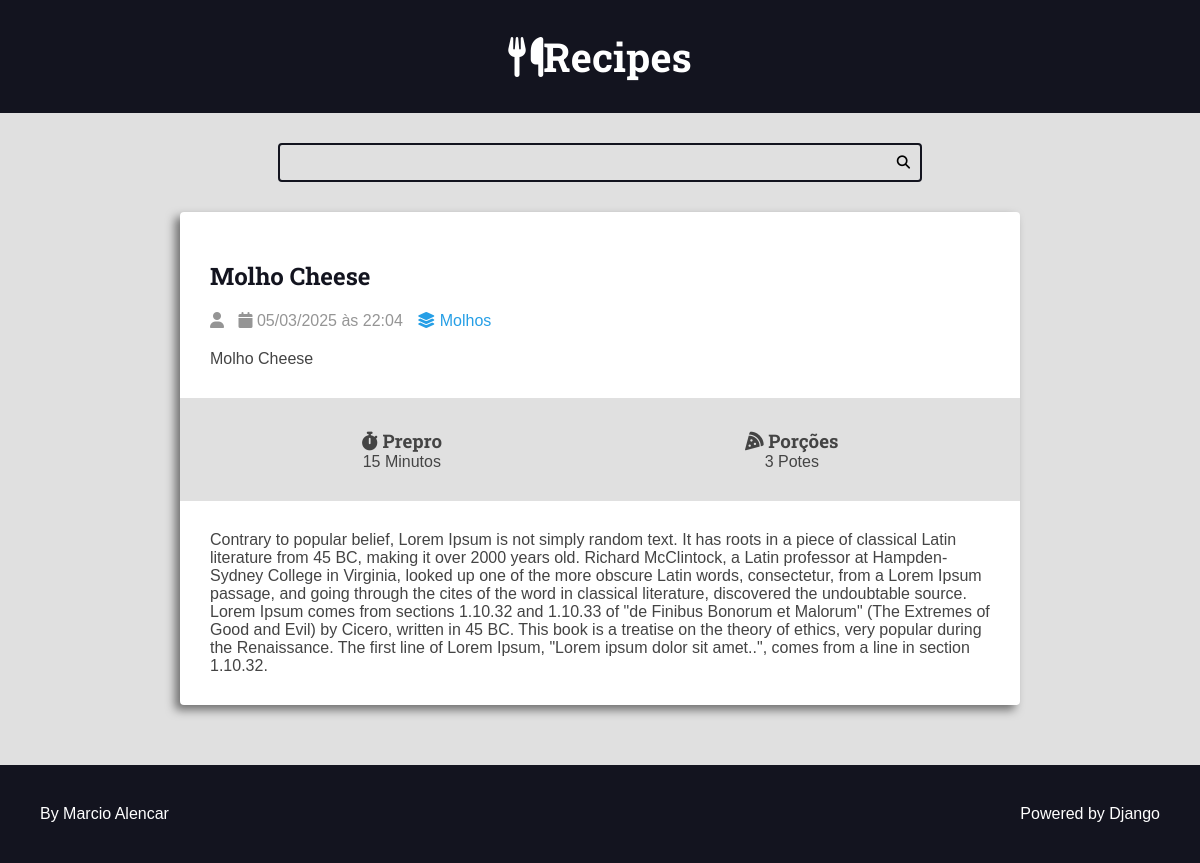
/recipes/10/, run on an earlier commit of the app's database.
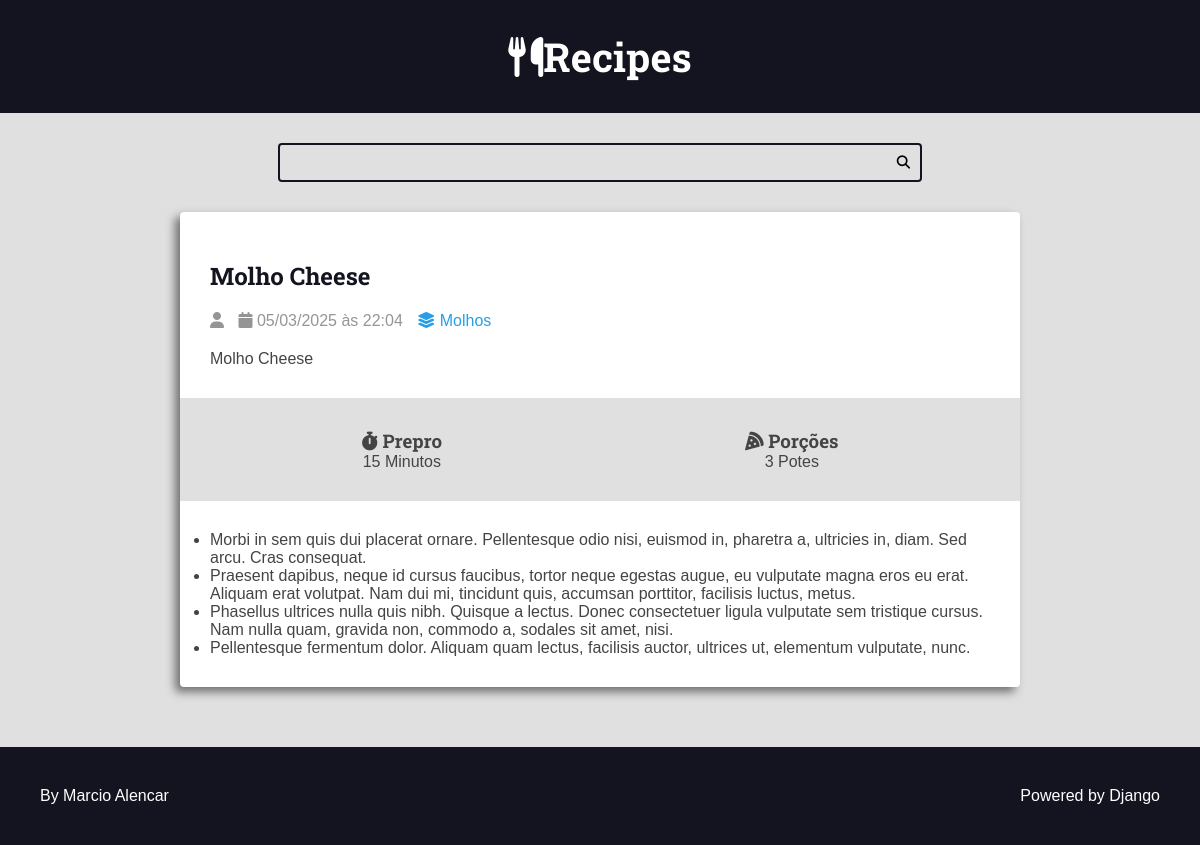
And on a later commit of the database.
### recipes/models.py (models this page shows, shortened)
class Recipe(models.Model):
        title = models.CharField(max_length=65)
        description = models.CharField(max_length=165)
        slug = models.SlugField()
        preparation_time =  models.IntegerField()
        preparation_time_unit =  models.CharField(max_length=65)
        servings =  models.IntegerField()
        servings_unit = models.CharField(max_length=65)
        preparation_steps =  models.TextField()
        created_at =  models.DateTimeField(auto_now_add=True)
        updated_at = models.DateTimeField(auto_now=True)
        prepartion_steps_is_html = models.BooleanField(default=False)
        is_published = models.BooleanField(default=False)
        cover = models.ImageField(upload_to='recipes/covers/%Y/%m/%d/', blank=True, default='')
        category = models.ForeignKey(
                Category, on_delete=models.SET_NULL, null=True
        )
        author = models.ForeignKey(
                User, on_delete=models.SET_NULL, null= True
        )

class Category(models.Model):
        name = models.CharField(max_length=65)

### recipes/views.py (the view)
# urls.py: path('recipes/<int:id>/', views.recipe, name='recipe'),
def recipe(request, id):
    recipe = get_object_or_404(Recipe, pk=id, is_published=True)
    return render(request, 'recipes/pages/recipe-viwe.html', context={
        'recipe': recipe,
        'is_datail_page': True,
    })

### recipes/templates/recipes/pages/recipe-viwe.html (shortened to what this page needs)
{% extends "global/base.html" %}
{% block content %}
<div class="main-content main-content-detail container">
    {% include "recipes/partials/recipe.html" %}
</div>
{% endblock content %}

### base_templates/global/base.html (shortened to what this page needs)
    {% include "recipes/partials/head.html" %}
</head>
<body>
    {% include "recipes/partials/header.html" %}
    {% include "recipes/partials/search.html" %}
    <main class="main-content-container">
        <div class="main-content main-content-list container">
            {% block content %}{% endblock content %}
        </div>
    </main>
    {% include "recipes/partials/footer.html" %}
</body>
</html>

### recipes/templates/recipes/partials/head.html (shortened to what this page needs)
<!DOCTYPE html>
{% load static %}
<html lang="en">
<head>
    <link rel="stylesheet" href="https://cdnjs.cloudflare.com/ajax/libs/font-awesome/6.7.2/css/brands.min.css" />
    <link rel="stylesheet" href="https://cdnjs.cloudflare.com/ajax/libs/font-awesome/6.7.2/css/fontawesome.min.css" />
    <link rel="stylesheet" href="https://cdnjs.cloudflare.com/ajax/libs/font-awesome/6.7.2/css/solid.min.css" />
    <link rel="stylesheet" href="{% static 'recipes/css/style.css' %}">

### recipes/templates/recipes/partials/header.html
<header class="main-header-contaniner">
    <div class="main-hedear container">
        <h1>
            <a class="main-logo"  href="{% url 'recipes:home' %}">
                <i class="fa-solid fa-utensils main-logo-icon"></i>
                <span class="main-logo-text">Recipes</span>
            </a>
        </h1>
    </div>
</header>

### recipes/templates/recipes/partials/search.html
<div class="search-container">
    <div class="container">
        <form action="" class="search-form">
            <input type="search" class="search-input" name="" id="">
            <button type="submit" class="search-button"><i class="fa-solid fa-search"></i></button>
        </form>
    </div>
</div>

### recipes/templates/recipes/partials/recipe.html (shortened to what this page needs)
<div class="recipe recipe-list-item">
    <div class="recipe-cover">
    </div>
    <div class="recipe-title-container">
        <a href="{% url 'recipes:recipe' recipe.id %}">
            <h2 class="recipe-title">{{  recipe.title }}</h2>
        </a>
    </div>
    <div class="recipe-author">
        <span class="recipe-author-item">
            <i class="fa-solid fa-user"></i>
        </span>
        <span class="recipe-author-item">
            <i class="fa-solid fa-calendar"></i>
            {{ recipe.created_at|date:"d/m/Y" }} às {{ recipe.created_at|date:"H:i" }}
        </span>
        <span class="recipe-author-item">
            <a href="{% url 'recipes:category' recipe.category.id %}">
                <i class="fa-solid fa-layer-group"></i>
                <span>{{recipe.category.name}}</span>
            </a>
        </span>
    </div>
    <div class="recipe-content">
        <p>{{recipe.description}}</p>
    </div>
    <div class="recipe-meta-container">
        <div class="recipe-meta recipe-preparation">
            <h3 class="recipe-meta-title">
                <i class="fa-solid fa-stopwatch"></i>
                Prepro
            </h3>
            <div class="recipe-meta-text">
                {{recipe.preparation_time}} {{recipe.preparation_time_unit}}
            </div>
        </div>
        <div class="recipe-meta recipe-servings">
            <h3 class="recipe-meta-title">
                <i class="fa-solid fa-pizza-slice"></i>
                Porções
            </h3>
            <div class="recipe-meta-text">
                {{recipe.servings}} {{recipe.servings_unit}}
            </div>
        </div>
    </div>
    {% if not is_datail_page %}
        <footer class="recipe-footer">
            <a href="{% url 'recipes:recipe' recipe.id %}" class="recipe-read-more button button-dark button-full-width">
                <i class="fa-solid fa-eye"></i>
                <span>Ver Mais...</span>
            </a>
        </footer>
    {% else %}
        <div class="preparation_steps">
            {% if recipe.prepartion_steps_is_html is True %}
                {{recipe.preparation_steps|safe}}
            {% else %}
                {{recipe.preparation_steps|linebreaksbr}}
            {% endif %}
        </div>
    {% endif %}
  </div>

### recipes/templates/recipes/partials/footer.html
<footer class="main-footer">
    <div class="developer">
        <a href="">By Marcio Alencar</a>
    </div>
    <div class="powered">
        <a href="">Powered by Django</a>
    </div>
</footer>

### recipes/static/recipes/css/style.css (style rules this page uses)
:root { --color-primary: #269fe6; --color-primary-hover: #2086c2; --color-primary-dark: #13141f; --color-primary-dark-hover: #212336; --color-primary-light: #d4ecfa; --color-primary-light-hover: #bdd8e7; --color-white: #fff; --color-black: #000; --color-dark-text: #444; --color-info-light: #cce5ff; --color-debug-light: #cce5ff; --color-success-light: #d4edda; --color-alert-light: #fff3cd; --color-warning-light: #fff3cd; --color-error-light: #f8d7da; --color-info-dark: #4d86c4; --color-debug-dark: #4d86c4; --color-success-dark: #4a9c5d; --color-alert-dark: #927f40; --color-warning-dark: #927f40; --color-error-dark: #da525d; --color-gray-0: #f9f9f9; --color-gray-1: #e0e0e0; --color-gray-2: #c7c7c7; --color-gray-3: #aeaeae; --color-gray-4: #959595; --color-gray-5: #7d7d7d; --color-gray-6: #646464; --color-gray-7: #4b4b4b; --color-gray-8: #323232; --color-gray-9: #191919; --font-primary: sans-serif; --font-headings: 'Roboto Slab', serif; --spacing-gutter-medium: 3rem; --spacing-gutter-large: 4rem; }
* { padding: 0; margin: 0; box-size: border-box; }
html { font-size: 62.5%; background: var(--color-gray-1); }
body { font-size: 1.6rem; font-family: var(--font-primary); background: var(--color-gray-1); color: var(--color-dark-text); }
h1,h2,h3,h4,h5,h6 { font-family: var(--font-headings); }
.container { max-width: 144rem; margin: 0 auto; padding: var(--spacing-gutter-medium); }
.main-header-contaniner { background: var(--color-primary-dark) }
.main-logo { font-size: 4rem; color: var(--color-white); text-decoration: none; text-decoration: none; display: flex; flex-flow: row nowwrap; align-items: center; justify-content: center; width: fit-content; margin: 0 auto; }
.search-form { border: .2rem solid var(--color-primary-dark); max-width: 64rem; margin: 0 auto; border-radius: .4rem; position: relative; transition: all 300ms ease-in-out; }
.search-input, .search-button { border: none; background: none; outline: none; padding: 1rem; transition: all 300ms ease-in-out; }
.search-input { width: 100%; padding-right: 3rem; }
.search-button { position: absolute; top: 0; right: 0; }
.main-content { padding-top: 0; }
.main-content-list { display: grid; grid-template-columns: repeat(auto-fit, minmax(340px, 1fr)); gap: var(--spacing-gutter-medium); }
.recipe { background: var(--color-white); box-shadow: -5px 5px 10px rgba(0,0,0,.5); transform: scale(1); transition: all 300ms ease-in-out; border-radius: 0.4rem; overflow: hidden; }
.recipe-list-item { max-width: 64rem; height: fit-content; }
.recipe-title-container { padding: var(--spacing-gutter-medium); padding-bottom: 2rem; }
.recipe-title-container a { color: var(--color-primary-dark); text-decoration: none; }
.recipe-author { padding: 0 var(--spacing-gutter-medium); }
.recipe-author-item { color: var(--color-gray-4); margin-right: 1rem; }
.recipe-content { padding: var(--spacing-gutter-medium); padding-top: 2rem; }
.recipe-author a { color: var(--color-primary); transition: all 300ms ease-in-out; text-decoration: none; }
.recipe-meta-container { display: flex; flex-flow: row wrap; padding: var(--spacing-gutter-medium); background: var(--color-gray-1); }
.recipe-meta { display: flex; flex-flow: column nowrap; flex-grow: 1; flex-shrink: 1; text-align: center; }
.recipe-meta-text { font-size: 1.6rem; }
.main-footer { display: flex; align-items: center; justify-content: space-between; background: var(--color-primary-dark); color: var(--color-white); padding: var(--spacing-gutter-large); }
.main-footer a { color: var(--color-white); text-decoration: none; }
.main-content-detail .recipe-list-item { max-width: 84rem; margin: 0 auto; }
.preparation_steps { padding: var(--spacing-gutter-medium); }

What changed in the data, as far as the page shows it:
changed Recipe "Molho Cheese": preparation_steps "Contrary to popular belief, Lorem Ipsum is not simply random text. It has roots in a piece of classical Latin literature from 45 BC, making it over 2000 years old. Richard McClintock, a Latin professor at Hampden-Sydney College in Virginia, looked up one of the more obscure Latin words, consectetur, from a Lorem Ipsum passage, and going through the cites of the word in classical literature, discovered the undoubtable source. Lorem Ipsum comes from sections 1.10.32 and 1.10.33 of \"de Finibus Bonorum et Malorum\" (The Extremes of Good and Evil) by Cicero, written in 45 BC. This book is a treatise on the theory of ethics, very popular during the Renaissance. The first line of Lorem Ipsum,…" → "Morbi in sem quis dui placerat ornare. Pellentesque odio nisi, euismod in, pharetra a, ultricies in, diam. Sed arcu. Cras consequat. Praesent dapibus, neque id cursus faucibus, tortor neque egestas augue, eu vulputate magna eros eu erat. Aliquam erat volutpat. Nam dui mi, tincidunt quis, accumsan porttitor, facilisis luctus, metus. Phasellus ultrices nulla quis nibh. Quisque a lectus. Donec consectetuer ligula vulputate sem tristique cursus. Nam nulla quam, gravida non, commodo a, sodales sit amet, nisi. Pellentesque fermentum dolor. Aliquam quam lectus, facilisis auctor, ultrices ut, elementum vulputate, nunc."
